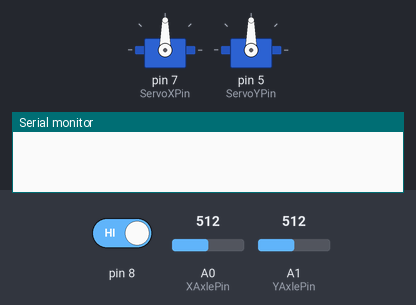
Simulated run of this sketch. Board: Arduino Uno, built with avr-gcc and run on an emulated ATmega328P. Shown: 2 × servo, the last lines printed to the serial monitor. Inputs (shaded band) come from the test bench; at power-on: pin 8 HIGH, A0 (XAxlePin) = 512, A1 (YAxlePin) = 512.

Above: at 1.2 s.
1.3 s: pin 8 driven LOW
2.8 s: A0 (XAxlePin) set to 357
5.8 s: A0 (XAxlePin) set to 322
At 5.91 s:
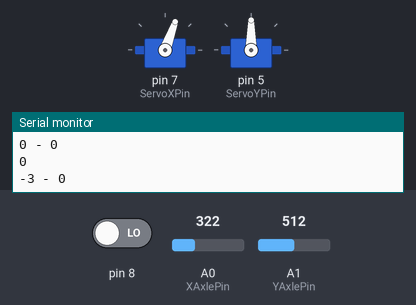
At 6.9 s:
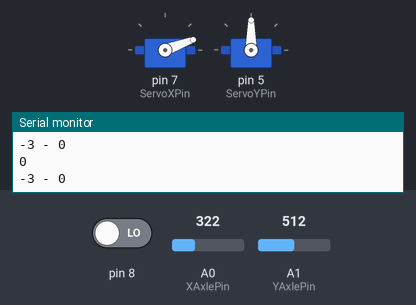
7.9 s: A1 (YAxlePin) set to 353
9.4 s: A1 (YAxlePin) set to 328
At 11.3 s:
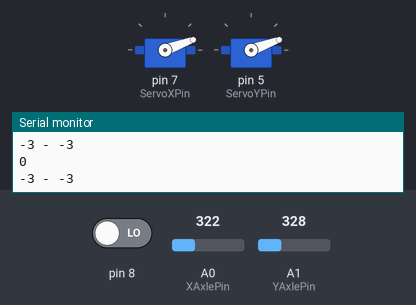
12.4 s: A1 (YAxlePin) set to 756
13.9 s: A1 (YAxlePin) set to 780
At 16.6 s:
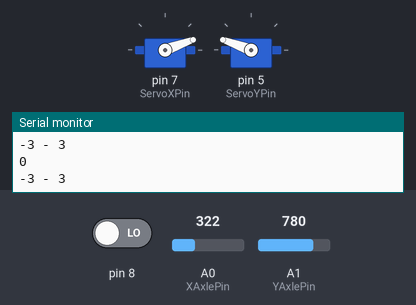
Timing chart, 0 to 17.9 s (numbered marks = the images above; inputs shaded):
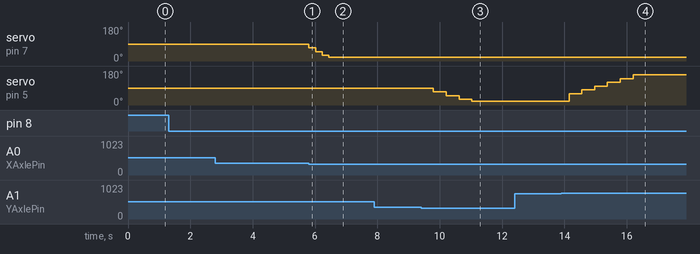

Measured:
- the behaviour switches between 341 and 340 on A0 (XAxlePin) (found by bisection; images 0 and 1)
- the behaviour switches between 341 and 340 on A1 (YAxlePin) (found by bisection; images 2 and 3)
- the behaviour switches between 767 and 768 on A1 (YAxlePin) (found by bisection; images 3 and 4)
- after the input at 5.8 s, servo on pin 7 (ServoXPin): 90° → 70° at once, → 50° 0.21 s later, → 30° 0.21 s later, → 20° 0.21 s later
- after the input at 9.4 s, servo on pin 5 (ServoYPin): 90° → 70° after 0.40 s, → 50° 0.41 s later, → 30° 0.41 s later, → 20° 0.41 s later
- after the input at 13.9 s, servo on pin 5 (ServoYPin): moves from 20° to 160° over 2.1 s, starting after 0.25 s

The sketch:

ArduinoMotor.ino
```cpp
#include <Servo.h>

Servo myServoX; // define o servo motor que controlará o eixo X
Servo myServoY; // define o servo motor que controlará o eixo Y
int ServoXPin = 7; // define o pino digital que controlará o eixo X
int ServoYPin = 5; // define o pino digital que controlará o eixo Y
int ServoXHomePos =90; //Define a posicao de origem dos motores
int ServoYHomePos =90; //Define a posicao de origem dos motores
int ServoXPos =103;
int ServoYPos =135;
int XAxlePin = A0; // define o pino analógico que receberá informações de eixo X do joystick
int YAxlePin = A1; // define o pino analógico que receberá informações de eixo Y do joystick
int XAxleValue = 0; // define valores padrões para o joystick
int YAxleValue = 0;//define valores padrões para o joystick
int Direction = 0;//define valores padrões para o joystick
int range = 12; // define o range (faixa de valores) para os eixos
int center = range/2; // define valor de centro dos eixos
int threshold = range/4; // define limites para o centro

void setup()
{
  //Define quais pinos controlarão cada motor e define a posição inicial para dar continuidade ao programa
  myServoX.attach(ServoXPin);
  myServoY.attach(ServoYPin);
  ServoXPos = ServoXHomePos;
  ServoYPos = ServoYHomePos;
  myServoX.write(ServoXPos);
  myServoY.write(ServoYPos);

  //Inicialização do serial monitor e do pino digital que faz comunicação com Arduino 2
  Serial.begin(9600);
  pinMode(8, INPUT);
}
void loop()
{
  //Ha a leitura do pino digital que vem de outro Arduino para ver se ainda ha vidas para o jogador
  int vida = digitalRead(8);
  if(vida == 0){
    //Caso haja, são lidas as posições analógicas do joystick, que sao logo mapeadas para valores palpáveis
    XAxleValue = readAxis(XAxlePin);
    YAxleValue = readAxis(YAxlePin);

    //Ha a impressao das posicoes no serial monitor
    Serial.print(XAxleValue,DEC);
    Serial.print(" - ");
    Serial.println(YAxleValue,DEC);

    // Verifica a posição do joystick e transforma essa posição em movimentos para os motores com um leve delay
    if (XAxleValue>0) { ServoXPos += 20; myServoX.write(ServoXPos); delay(50*(7-XAxleValue)); }
    if (XAxleValue<0) { ServoXPos -= 20; myServoX.write(ServoXPos); delay(50*(7+XAxleValue)); }
    if (YAxleValue>0) { ServoYPos += 20; myServoY.write(ServoYPos); delay(50*(7-YAxleValue)); }
    if (YAxleValue<0) { ServoYPos -= 20; myServoY.write(ServoYPos); delay(50*(7+YAxleValue)); }

    if (ServoXPos>ServoXHomePos+50) { ServoXPos=ServoXHomePos+50; }
    if (ServoXPos<ServoXHomePos-50) { ServoXPos= ServoXHomePos-50; }
    if (ServoYPos>ServoYHomePos+50) { ServoYPos=ServoYHomePos+50; }
    if (ServoYPos<ServoYHomePos-50) { ServoYPos= ServoYHomePos-50; }
    delay(10);
  }

  //Se o jogador nao possui mais vidas e o sinal esta alto, o jogo fica em loop infinito, parando os motores até que o jogo seja reiniciado
  else if(vida == 1){
    while(digitalRead(8) != 0){
      delay(10);
    }
  }

  //Impressao do estado do pino de comunicacao no serial monitor
  Serial.println(digitalRead(8));
}

int readAxis(int thisAxis) {
  //Leitura da posicao analógica do joystick
  int reading = analogRead(thisAxis);
  // transforma a posicao do range de entrada para o range de saida
  reading = map(reading, 0, 1023, 0, range);

  //Para o caso em que a posicao esta alem do limite, a distancia é considerada como 0
  int distance = reading - center;
  if (abs(distance) < threshold) {
  distance = 0;
  }
  // retorna a distancia dos eixos
  return distance;
}
```
